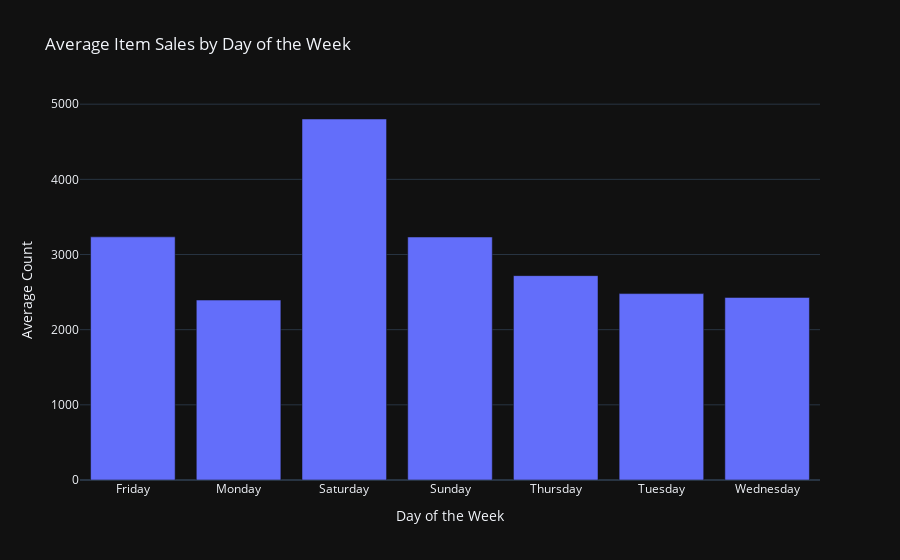

Source (notebook cell):
### Markdown cell above
By looking at coffee sales daily, we see that the low values in october 2016 and april 2017 are due to the dataset starting at the end of october and finishing beginning of april. Therefore we don't have data for all those months and cannot properly compare. 

Let's now look at values by day of the week.

### Code cell
items_avg_by_weekday = (pos_dt.groupby('weekday').size().groupby(level=0).mean().reset_index(name='average_count'))

# Plot the average count using Plotly Express
px.bar( items_avg_by_weekday, x='weekday', y='average_count', template='plotly_dark', 
       title='Average Item Sales by Day of the Week', labels={'weekday': 'Day of the Week', 'average_count': 'Average Count'})

### Figure 1 — Plotly figure (JSON) as saved in the notebook; plotly's stock layout.template omitted (floating-point values rounded to 4 significant figures)
{"data": [{"alignmentgroup": "True", "hovertemplate": "Day of the Week=%{x}<br>Average Count=%{y}<extra></extra>", "legendgroup": "", "marker": {"color": "#636efa", "pattern": {"shape": ""}}, "name": "", "offsetgroup": "", "orientation": "v", "showlegend": false, "textposition": "auto", "type": "bar", "x": ["Friday", "Monday", "Saturday", "Sunday", "Thursday", "Tuesday", "Wednesday"], "xaxis": "x", "y": [3235, 2394, 4803, 3233, 2719, 2480, 2429], "yaxis": "y"}], "layout": {"barmode": "relative", "legend": {"tracegroupgap": 0}, "title": {"text": "Average Item Sales by Day of the Week"}, "xaxis": {"anchor": "y", "domain": [0, 1], "title": {"text": "Day of the Week"}}, "yaxis": {"anchor": "x", "domain": [0, 1], "title": {"text": "Average Count"}}}}
